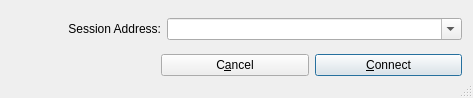
<?xml version="1.0" encoding="UTF-8"?>
<ui version="4.0">
 <class>CBasicConnectDlgBase</class>
 <widget class="QDialog" name="CBasicConnectDlgBase">
  <property name="geometry">
   <rect>
    <x>0</x>
    <y>0</y>
    <width>473</width>
    <height>98</height>
   </rect>
  </property>
  <property name="windowTitle">
   <string>Connection Setup</string>
  </property>
  <property name="windowIcon">
   <iconset resource="resources.qrc">
    <normaloff>:/png/main/res/fronticon.png</normaloff>:/png/main/res/fronticon.png</iconset>
  </property>
  <property name="styleSheet">
   <string/>
  </property>
  <property name="sizeGripEnabled">
   <bool>true</bool>
  </property>
  <layout class="QVBoxLayout">
   <item>
    <layout class="QHBoxLayout">
     <item>
      <widget class="QLabel" name="lblServerAddr">
       <property name="maximumSize">
        <size>
         <width>150</width>
         <height>16777215</height>
        </size>
       </property>
       <property name="text">
        <string>Session Address:</string>
       </property>
       <property name="alignment">
        <set>Qt::AlignRight|Qt::AlignTrailing|Qt::AlignVCenter</set>
       </property>
      </widget>
     </item>
     <item>
      <widget class="QComboBox" name="cbxServerAddr">
       <property name="editable">
        <bool>true</bool>
       </property>
      </widget>
     </item>
    </layout>
   </item>
   <item>
    <layout class="QHBoxLayout">
     <item>
      <spacer>
       <property name="orientation">
        <enum>Qt::Horizontal</enum>
       </property>
       <property name="sizeType">
        <enum>QSizePolicy::Preferred</enum>
       </property>
       <property name="sizeHint" stdset="0">
        <size>
         <width>150</width>
         <height>25</height>
        </size>
       </property>
      </spacer>
     </item>
     <item>
      <widget class="QPushButton" name="butCancel">
       <property name="text">
        <string>C&amp;ancel</string>
       </property>
      </widget>
     </item>
     <item>
      <widget class="QPushButton" name="butConnect">
       <property name="text">
        <string>&amp;Connect</string>
       </property>
       <property name="default">
        <bool>true</bool>
       </property>
      </widget>
     </item>
    </layout>
   </item>
  </layout>
 </widget>
 <resources>
  <include location="resources.qrc"/>
 </resources>
 <connections/>
</ui>
